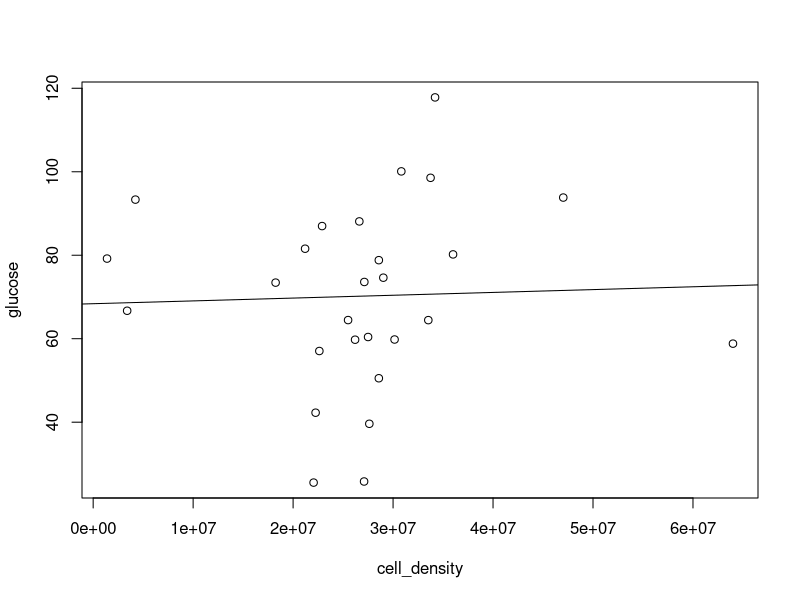
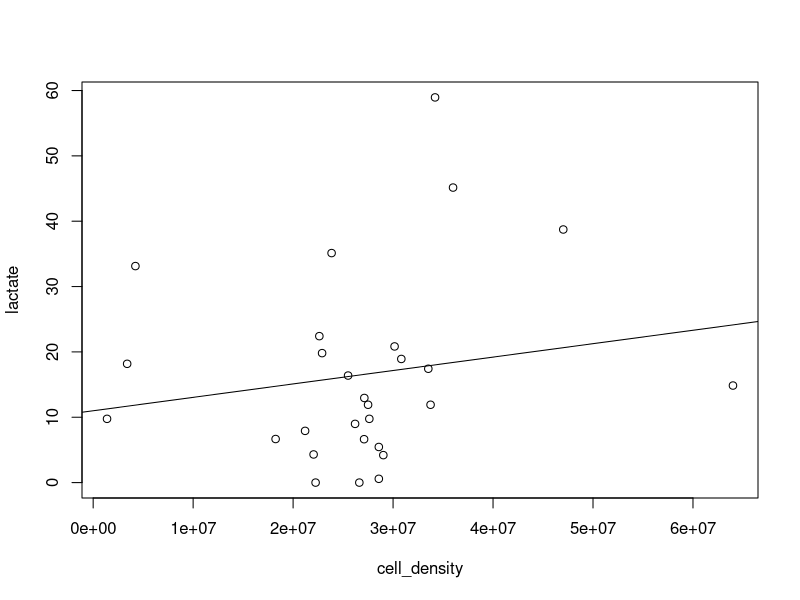
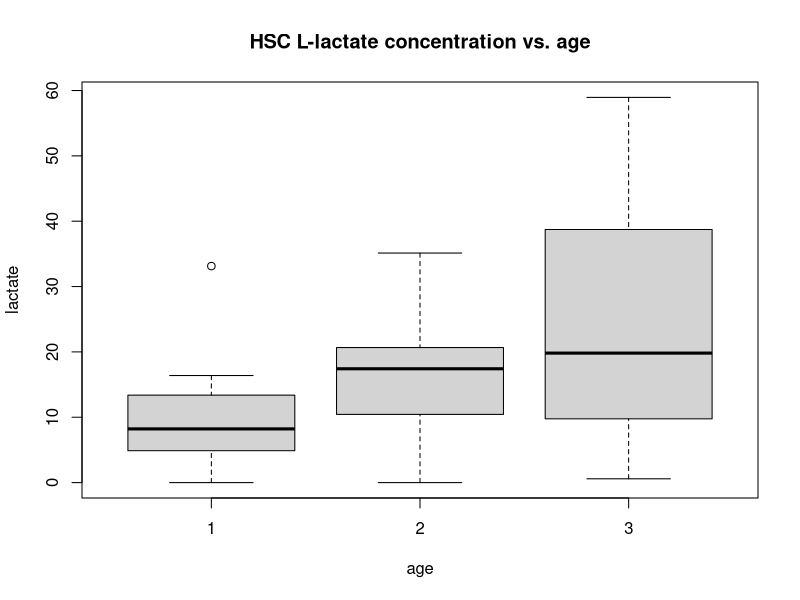
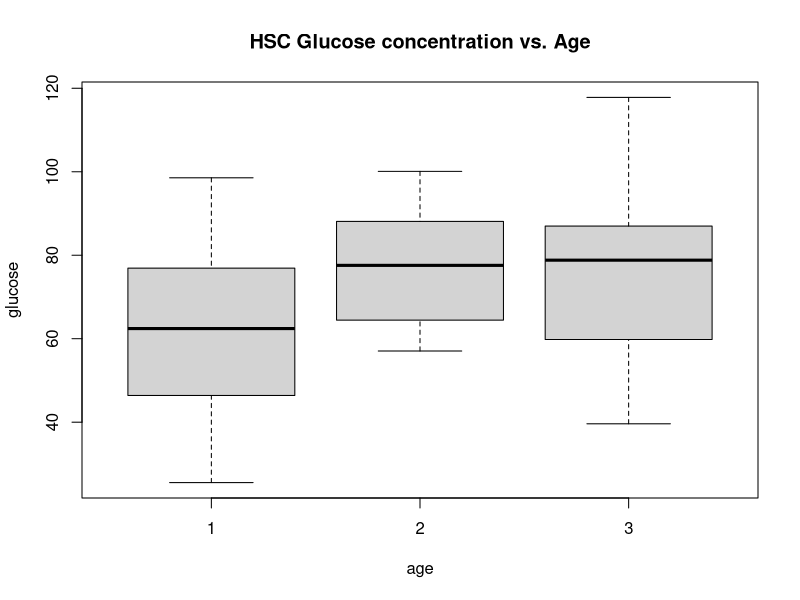
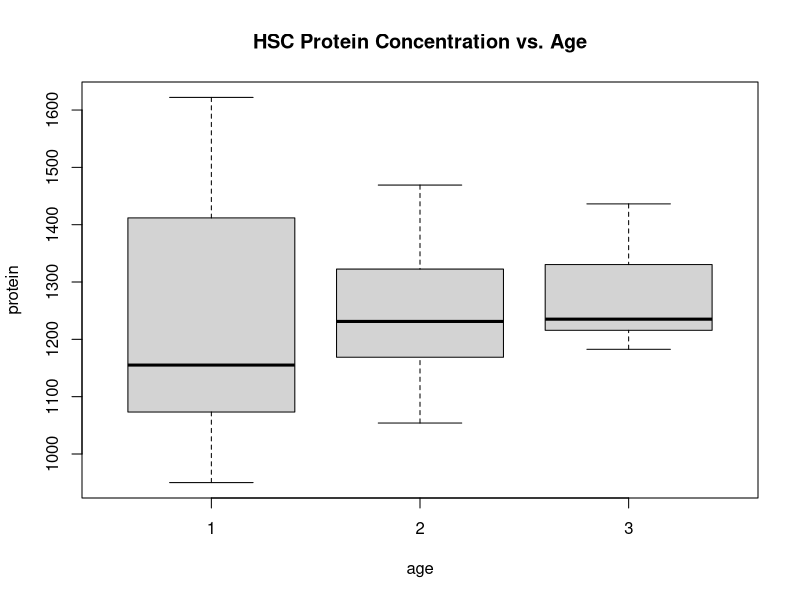
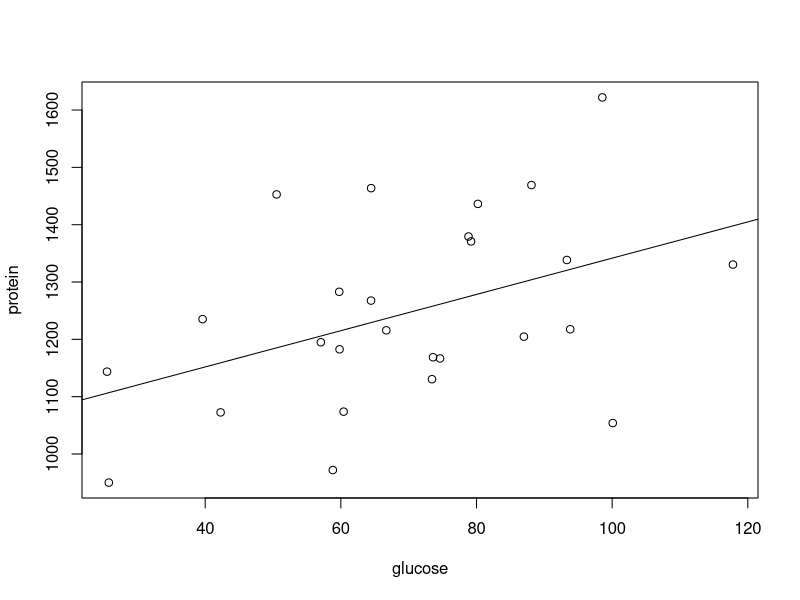
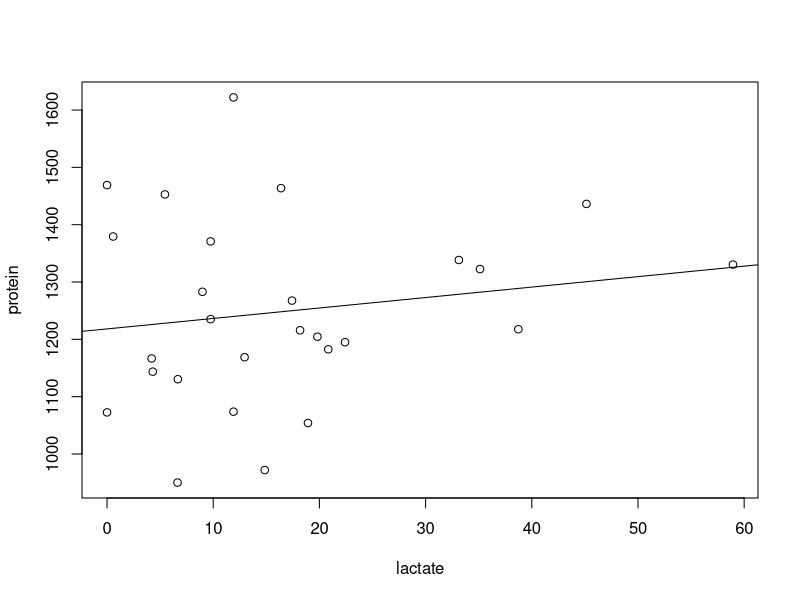

Write R code to recreate these figures, in order.
## ---- chunk 1

hemo_dat <- read.csv("data/hsc_hemo_dat.csv")

## ---- chunk 2

plot(glucose~ cell_density, data = hemo_dat)
abline(lm(glucose ~ cell_density, data = hemo_dat))

plot(lactate ~ cell_density, data = hemo_dat)
abline(lm(lactate ~ cell_density, data = hemo_dat))

## ---- chunk 3

boxplot(lactate ~ age, data = hemo_dat,
        main = "HSC L-lactate concentration vs. age")

## ---- chunk 4
boxplot(glucose ~ age, data = hemo_dat,
        main = "HSC Glucose concentration vs. Age")

## ---- chunk 5
boxplot(protein ~ age, data = hemo_dat, 
        main = "HSC Protein Concentration vs. Age")
## ---- chunk 6
plot(protein ~ glucose, data = hemo_dat)
abline(lm(protein ~ glucose, data = hemo_dat))

plot(protein ~ lactate, data = hemo_dat)
abline(lm(protein ~ lactate, data = hemo_dat))

## ---- chunk 7
